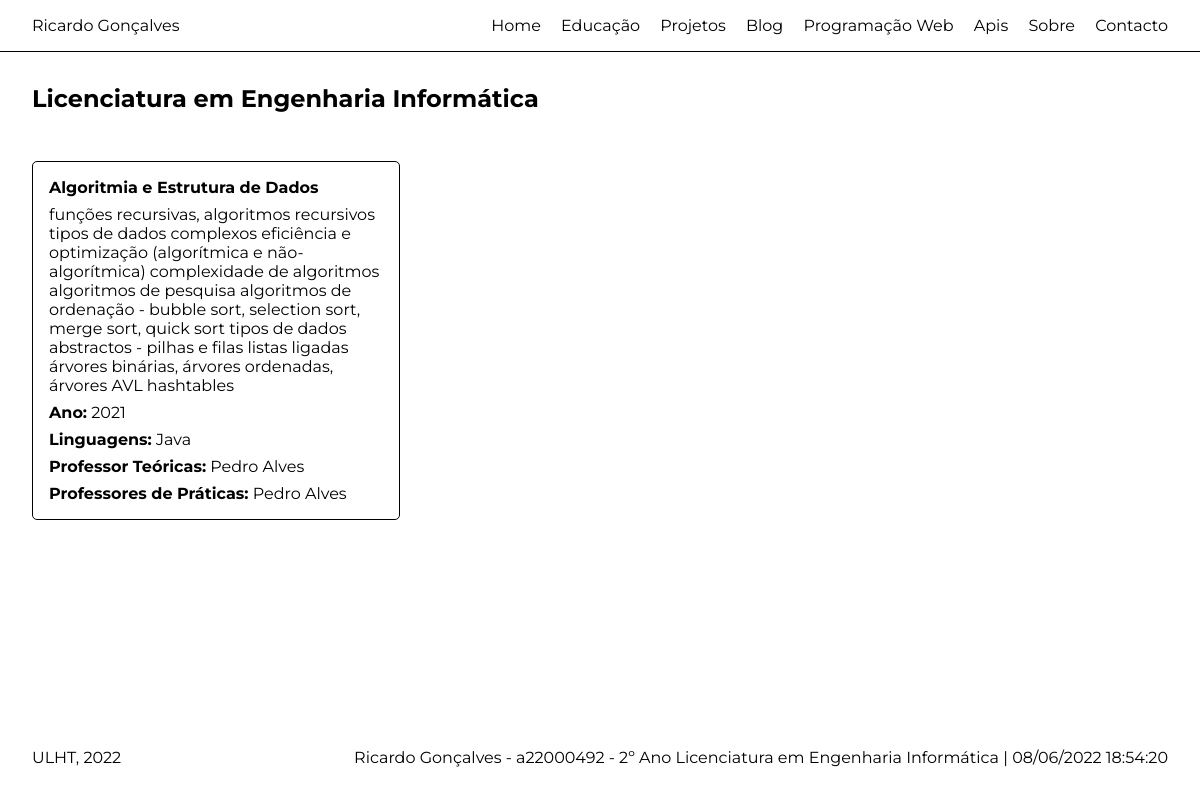
The app's page /educacao with its own data.
### portfolio/models.py (models this page shows, shortened)
class Cadeira(models.Model):
  nome = models.CharField(max_length=50)
  ano = models.IntegerField()
  descricao = models.TextField()
  linguagens = models.ManyToManyField(Linguagem)
  docente_teorica = models.ForeignKey(Professor, on_delete=models.CASCADE)
  docentes_praticas = models.ManyToManyField(Professor, related_name='caderias')
  projetos = models.ManyToManyField(Projeto)

class Linguagem(models.Model):
  nome = models.CharField(max_length=50)

class Professor(models.Model):
  nome = models.CharField(max_length=20)
  def __str__(self):
    return self.nome[:50]

### portfolio/views.py (the view)
# urls.py: path('educacao', views.educacao_page_view, name='educacao'),
def educacao_page_view(request):
  context = {
    'cadeiras': Cadeira.objects.all()
  }
  return render(request, 'portfolio/educacao.html', context)

### portfolio/templates/portfolio/educacao.html
{% extends 'portfolio/layout.html' %}
{% block main %}
  <section>
    <div class="container">
      <h1>Licenciatura em Engenharia Informática</h1>
      <div class="posts">
        {% for cadeira in cadeiras %}
          <div class="post">
            <h4>{{ cadeira.nome }}</h4>
            <p>{{ cadeira.descricao }}</p>
            <p><strong>Ano:</strong> {{ cadeira.ano }}</p>
            {% if cadeira.linguagens %}
              <p><strong>Linguagens:</strong>
                {% for linguagem in cadeira.linguagens.all %}
                  {{ linguagem.nome }}
                {% endfor %}
              </p>
            {% endif %}
            <p><strong>Professor Teóricas:</strong> {{ cadeira.docente_teorica }}</p>
            <p><strong>Professores de Práticas:</strong>
              {% for docente in cadeira.docentes_praticas.all %}
                  {{ docente.nome }}
                {% endfor %}
            </p>
          </div>
        {% endfor %}
      </div>
    </div>
  </section>
{% endblock %}

### portfolio/static/portfolio/css/estilos.css (style rules this page uses)
* { padding: 0; margin: 0; box-sizing: border-box; font-family: 'Montserrat', sans-serif; }
.container { max-width: 1350px; margin: 0 auto; padding: 1rem 2rem; }
h1 { padding: 1rem 0; }
.projetos, .posts { display: grid; width: 100%; grid-template-columns: 1fr 1fr 1fr; gap: 1rem; margin-top: 2rem; }
.posts p { padding-top: 0.5rem; }
.post { align-items: flex-start; }
.projetos > div, .posts > div { display: flex; padding: 1rem; justify-content: center; flex-direction: column; border-radius: 5px; border: 1px solid black; }

### records on screen
Cadeira: nome "Algoritmia e Estrutura de Dados", descricao "funções recursivas, algoritmos recursivos tipos de dados complexos eficiência e optimização (algorítmica e não-algorítmica) complexidade de algoritmos algoritmos de pesquisa algoritmos de ordenação - bubble sort, selection sort, merge sort, quick sort tipos de dados abstractos - pilhas e filas listas ligadas árvores binárias, árvores ordenadas, árvores AVL hashtables", ano "2021", docente_teorica "Pedro Alves"
Linguagem: nome "Java"
Professor: nome "Pedro Alves"
